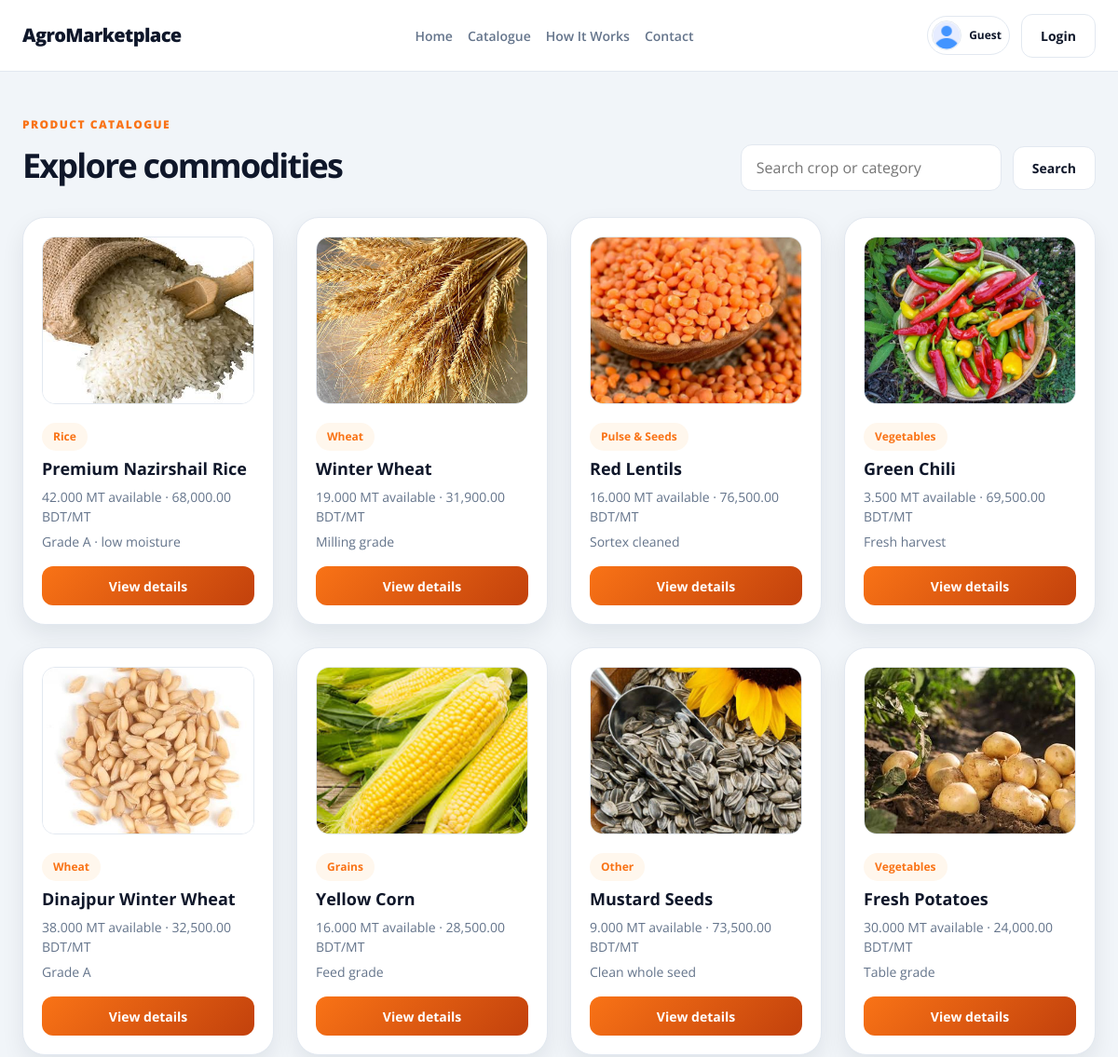
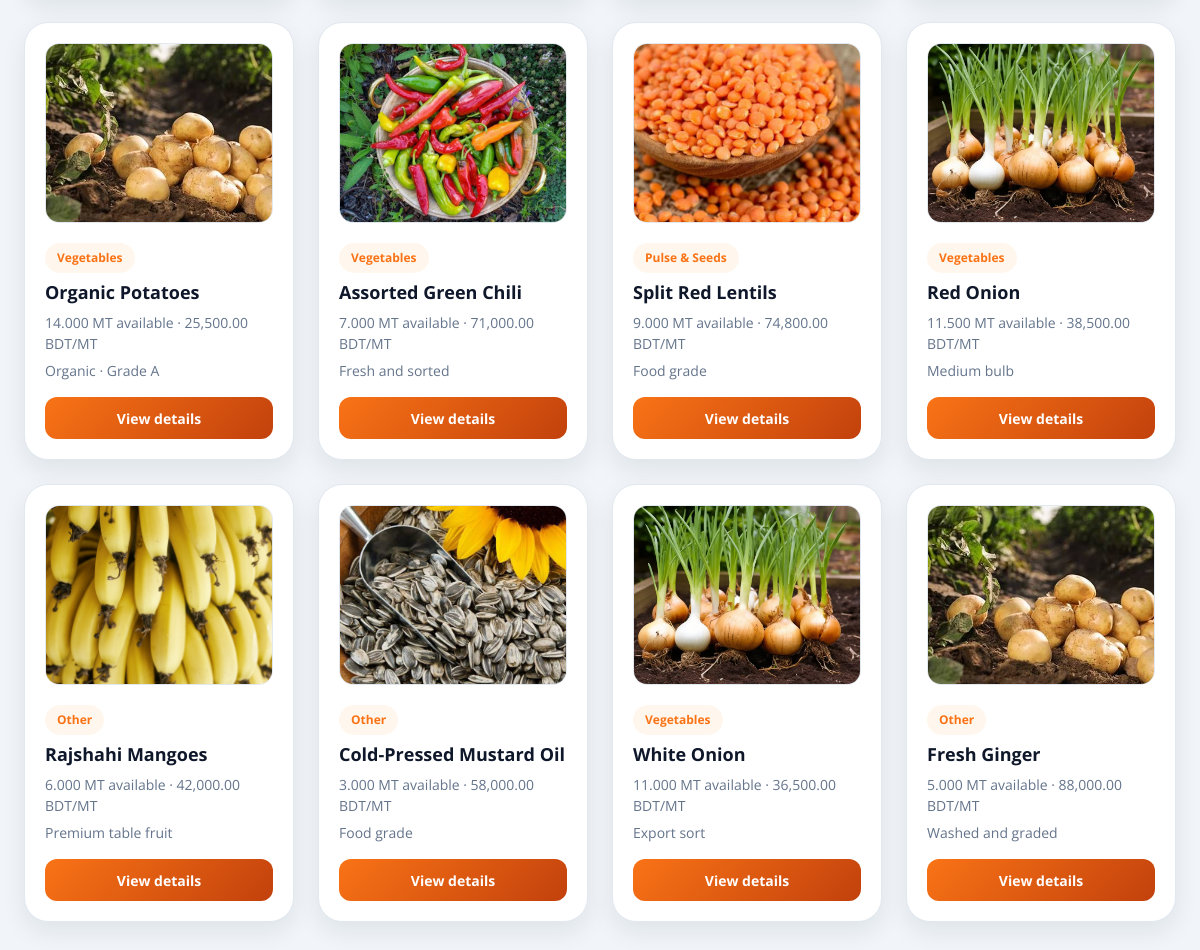
/catalogue/catalogue.php, run on the app's committed database (2 pictures, top to bottom).
### tables this page shows
CREATE TABLE `listings` (
  `id` bigint UNSIGNED NOT NULL,
  `farmer_id` bigint UNSIGNED NOT NULL,
  `inventory_item_id` bigint UNSIGNED DEFAULT NULL,
  `category_id` bigint UNSIGNED DEFAULT NULL,
  `title` varchar(180) NOT NULL,
  `image_path` varchar(500) DEFAULT NULL,
  `description` text,
  `quantity_available` decimal(14,3) NOT NULL,
  `quantity_unit` varchar(20) NOT NULL DEFAULT 'MT',
  `price_per_unit` decimal(14,2) NOT NULL,
  `currency` char(3) NOT NULL DEFAULT 'BDT',
  `harvest_date` date DEFAULT NULL,
  `quality_label` varchar(180) DEFAULT NULL,
  `delivery_notes` text,
  `status` enum('draft','active','paused','sold','archived') NOT NULL DEFAULT 'draft',
  `closes_at` datetime DEFAULT NULL,
  `created_at` timestamp NOT NULL DEFAULT CURRENT_TIMESTAMP,
  `updated_at` timestamp NOT NULL DEFAULT CURRENT_TIMESTAMP ON UPDATE CURRENT_TIMESTAMP
);

CREATE TABLE `categories` (
  `id` bigint UNSIGNED NOT NULL,
  `name` varchar(100) NOT NULL,
  `description` varchar(500) DEFAULT NULL,
  `is_active` tinyint(1) NOT NULL DEFAULT '1'
);

### database/app.php (called while the page is built, shortened)
<?php
require_once __DIR__ . '/connection.php';
function app_db(): PDO
{
    $connection = Database::getInstance()->getConnection();
    return $connection;
}
function app_database(): Database
{
    return Database::getInstance();
}
function escape_html(?string $value): string
{
    return htmlspecialchars($value ?? '', ENT_QUOTES, 'UTF-8');
}
function listing_image_url(array $listing): string
{
    $imagePath = $listing['image_path'] ?? '';
    $extension = strtolower(pathinfo($imagePath, PATHINFO_EXTENSION));
    if (str_starts_with($imagePath, 'assets/') && !str_contains($imagePath, '..') && in_array($extension, ['jpg', 'jpeg', 'png', 'webp'], true)) {
        return '../' . $imagePath;
    }
    return '../assets/wheat.webp';
}

### database/connection.php (called while the page is built, shortened)
<?php
class Database
{
    private static ?Database $instance = null;
    private ?PDO $conn = null;
    private function __construct()
    {
        $host = 'localhost';
        $port = '3306';
        $user = 'root';
        $pass = 'root';
        $database = 'agromarketplace';
        $charset = "utf8mb4";
        $dsn = "mysql:host=$host;port=$port;dbname=$database;charset=$charset";
        try {
            $this->conn = new PDO($dsn, $user, $pass, [
                PDO::ATTR_ERRMODE            => PDO::ERRMODE_EXCEPTION,
                PDO::ATTR_DEFAULT_FETCH_MODE => PDO::FETCH_ASSOC,
                PDO::ATTR_EMULATE_PREPARES   => false,
            ]);
        } catch (PDOException $e) {
            $this->conn = null;
            error_log("Database connection failed: " . $e->getMessage());
        }
    }
    public static function getInstance(): Database
    {
        if (self::$instance === null) {
            self::$instance = new Database();
        }
        return self::$instance;
    }
    public function searchCatalogueListings(string $search): array
    {
        $sql = "SELECT l.id, l.title, l.image_path, l.quantity_available, l.quantity_unit, l.price_per_unit,
                       l.quality_label, c.name AS category
                FROM listings l LEFT JOIN categories c ON c.id = l.category_id
                WHERE l.status = 'active' AND l.quantity_available > 0";
        $params = [];
        $statement = $this->conn->prepare($sql . ' ORDER BY l.created_at DESC');
        $statement->execute($params);
        return $statement->fetchAll();
    }
}

### catalogue/catalogue.php (the view, shortened to what this page needs)
<?php
require_once __DIR__ . '/../database/app.php';
$search = trim($_GET['q'] ?? '');
$listings = app_database()->searchCatalogueListings($search);
?>
<!doctype html>
<html lang="en">
<head>
  <link rel="stylesheet" href="../colors.css">
  <link rel="stylesheet" href="../header.css">
  <link rel="stylesheet" href="catalogue.css">
</head>
<body>
  <header class="site-header">
    <div class="site-header-inner">
      <a class="brand" href="../index.php">AgroMarketplace</a>
      <nav class="nav">
        <a class="nav-link" href="../index.php">Home</a>
        <a class="nav-link" href="catalogue.php">Catalogue</a>
        <a class="nav-link" href="../how-it-works.php">How It Works</a>
        <a class="nav-link" href="../contact.php">Contact</a>
      </nav>
      <div class="site-header-actions">
        <a class="account-link" href="../auth/login.php" aria-label="Guest account">
          <img class="avatar" alt="guest avatar" src="../assets/guest-avatar.png">
          <span class="account-type">Guest</span>
        </a>
        <a class="btn btn-ghost" href="../auth/login.php">Login</a>
      </div>
    </div>
  </header>
  <main class="catalogue-main">
    <header class="catalogue-header">
      <div>
        <p class="eyebrow">Product catalogue</p>
        <h1>Explore commodities</h1>
      </div>
      <form class="catalogue-toolbar" method="get" action="catalogue.php">
        <input type="search" name="q" value="<?= escape_html($search) ?>" placeholder="Search crop or category" aria-label="Search catalog">
        <button class="btn btn-ghost" type="submit">Search</button>
      </form>
    </header>
    <div class="catalogue-grid">
      <?php foreach ($listings as $listing): ?>
        <article class="catalogue-card">
          <img class="product-image" src="<?= escape_html(listing_image_url($listing)) ?>" alt="<?= escape_html($listing['title']) ?>" loading="lazy">
          <div class="catalogue-card-body">
            <span class="badge"><?= escape_html($listing['category'] ?? 'Produce') ?></span>
            <h3><?= escape_html($listing['title']) ?></h3>
            <p class="meta"><?= number_format((float) $listing['quantity_available'], 3) ?> <?= escape_html($listing['quantity_unit']) ?> available · <?= number_format((float) $listing['price_per_unit'], 2) ?> BDT/<?= escape_html($listing['quantity_unit']) ?></p>
            <?php if ($listing['quality_label']): ?><p class="meta"><?= escape_html($listing['quality_label']) ?></p><?php endif; ?>
          </div>
          <a class="btn btn-small" href="catalogue-details.php?id=<?= (int) $listing['id'] ?>">View details</a>
        </article>
      <?php endforeach; ?>
    </div>
  </main>
</body>
</html>

### colors.css (style rules this page uses)
:root { --color-buyer-primary: #f97316; --color-buyer-dark: #c2410c; --color-buyer-light-bg: #fff7ed; --color-buyer-border: #fed7aa; --color-farmer-primary: #16a34a; --color-farmer-dark: #166534; --color-farmer-light-bg: #f0fdf4; --color-farmer-border: #bbf7d0; --color-admin-primary: #dc2626; --color-admin-dark: #991b1b; --color-admin-light-bg: #fef2f2; --color-admin-border: #fecaca; --color-delivery-primary: #7c3aed; --color-delivery-dark: #5b21b6; --color-delivery-light-bg: #f5f3ff; --color-delivery-border: #ddd6fe; --color-background: #f8fafc; --color-page-bg: #f1f5f9; --color-card-bg: #ffffff; --color-sidebar-bg: #f8fafc; --color-text: #0f172a; --color-text-soft: #475569; --color-muted: #64748b; --color-border: #e2e8f0; --color-border-strong: #cbd5e1; --color-white: #ffffff; --color-success: #16a34a; --color-warning: #f59e0b; --color-danger: #dc2626; --color-shadow: transparent; --outer-shadow: rgba(15, 23, 42, 0.08); --container-xl: 1200px; --container-lg: 1080px; --radius-sm: 10px; --radius-md: 16px; --radius-lg: 24px; --radius-xl: 32px; --space-1: 4px; --space-2: 8px; --space-3: 12px; --space-4: 16px; --space-5: 20px; --space-6: 24px; --space-8: 32px; --space-10: 40px; --space-12: 48px; --space-16: 64px; }
html { font-family: "Open Sans", sans-serif; }
* { box-sizing:border-box }
body { margin:0;background:var(--color-page-bg);color:var(--color-text);line-height:1.5 }
img { display:block;max-width:100% }
a { color:inherit }
button, input, select { font: inherit; }

### header.css (style rules this page uses)
.site-header { position: sticky; top: 0; z-index: 10; background: rgba(255, 255, 255, 0.94); backdrop-filter: blur(10px); border-bottom: 1px solid var(--color-border); }
.site-header-inner { max-width: var(--container-xl); min-height: var(--header-height, 76px); margin: 0 auto; padding: 0 24px; display: flex; align-items: center; justify-content: space-between; gap: 16px; }
.brand { text-decoration: none; color: var(--color-text); font-size: 20px; font-weight: 800; letter-spacing: -0.03em; }
.nav { display: flex; align-items: center; gap: 16px; flex-wrap: wrap; }
.nav-link { color: var(--color-muted); text-decoration: none; font-size: 14px; font-weight: 600; transition: color 0.2s ease; }
.site-header-actions { display: flex; align-items: center; gap: 12px; }
.account-link { display: inline-flex; align-items: center; gap: 8px; padding: 4px 8px 4px 4px; border-radius: 1000px; color: var(--color-text); text-decoration: none; border: 1px solid var(--color-border); background: var(--color-card-bg); }
.avatar { width: 32px; height: 32px; object-fit: cover; border-radius: 50%; border: 1px solid var(--color-border); background: var(--color-card-bg); display: block; }
.account-type { font-size: 12px; font-weight: 700; color: var(--color-text); }

### data on the page
listings: image_path (picture), category.name "Rice", title "Premium Nazirshail Rice", quantity_available "42.000", quantity_unit "MT", price_per_unit "68,000.00", quality_label "Grade A · low moisture"
listings: image_path (picture), category.name "Wheat", title "Winter Wheat", quantity_available "19.000", quantity_unit "MT", price_per_unit "31,900.00", quality_label "Milling grade"
listings: image_path (picture), category.name "Pulse & Seeds", title "Red Lentils", quantity_available "16.000", quantity_unit "MT", price_per_unit "76,500.00", quality_label "Sortex cleaned"
listings: image_path (picture), category.name "Vegetables", title "Green Chili", quantity_available "3.500", quantity_unit "MT", price_per_unit "69,500.00", quality_label "Fresh harvest"
listings: image_path (picture), category.name "Wheat", title "Dinajpur Winter Wheat", quantity_available "38.000", quantity_unit "MT", price_per_unit "32,500.00", quality_label "Grade A"
listings: image_path (picture), category.name "Grains", title "Yellow Corn", quantity_available "16.000", quantity_unit "MT", price_per_unit "28,500.00", quality_label "Feed grade"
listings: image_path (picture), category.name "Other", title "Mustard Seeds", quantity_available "9.000", quantity_unit "MT", price_per_unit "73,500.00", quality_label "Clean whole seed"
listings: image_path (picture), category.name "Vegetables", title "Fresh Potatoes", quantity_available "30.000", quantity_unit "MT", price_per_unit "24,000.00", quality_label "Table grade"
listings: image_path (picture), category.name "Vegetables", title "Organic Potatoes", quantity_available "14.000", quantity_unit "MT", price_per_unit "25,500.00", quality_label "Organic · Grade A"
listings: image_path (picture), category.name "Vegetables", title "Assorted Green Chili", quantity_available "7.000", quantity_unit "MT", price_per_unit "71,000.00", quality_label "Fresh and sorted"
listings: image_path (picture), category.name "Pulse & Seeds", title "Split Red Lentils", quantity_available "9.000", quantity_unit "MT", price_per_unit "74,800.00", quality_label "Food grade"
listings: image_path (picture), category.name "Vegetables", title "Red Onion", quantity_available "11.500", quantity_unit "MT", price_per_unit "38,500.00", quality_label "Medium bulb"
listings: image_path (picture), category.name "Other", title "Rajshahi Mangoes", quantity_available "6.000", quantity_unit "MT", price_per_unit "42,000.00", quality_label "Premium table fruit"
listings: image_path (picture), category.name "Other", title "Cold-Pressed Mustard Oil", quantity_available "3.000", quantity_unit "MT", price_per_unit "58,000.00", quality_label "Food grade"
listings: image_path (picture), category.name "Vegetables", title "White Onion", quantity_available "11.000", quantity_unit "MT", price_per_unit "36,500.00", quality_label "Export sort"
listings: image_path (picture), category.name "Other", title "Fresh Ginger", quantity_available "5.000", quantity_unit "MT", price_per_unit "88,000.00", quality_label "Washed and graded"
